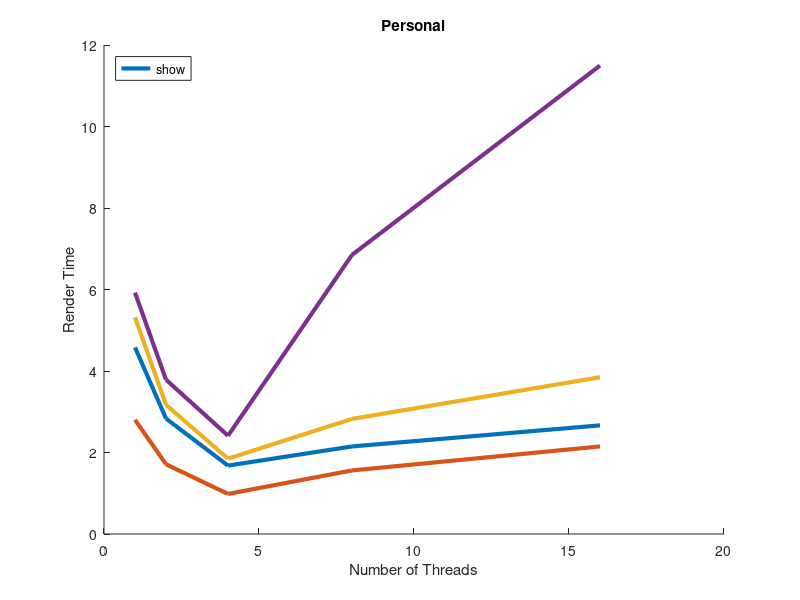

Reproduce this figure in MATLAB.
function method3
clear all;
close all;
hold on;

x = [1 2 4 8 16];

t0 = [ 4.580529 2.832942 1.678800 2.148484 2.665984 ];
plot(x, t0, 'LineWidth', 3, 'DisplayName', 'models/war.obj 3840x2160');
t1 = [ 2.802862 1.710935 0.983757 1.560008 2.149212 ];
plot(x, t1, 'LineWidth', 3, 'DisplayName', 'models/dragon.obj 3840x2160');
t2 = [ 5.318062 3.169592 1.849405 2.824772 3.846818 ];
plot(x, t2, 'LineWidth', 3, 'DisplayName', 'models/blackdragon.obj 3840x2160');
t3 = [ 5.923093 3.786306 2.412349 6.849016 11.495569 ];
plot(x, t3, 'LineWidth', 3, 'DisplayName', 'models/ironman.obj 3840x2160');

title('Personal');
xlabel('Number of Threads');
ylabel('Render Time');
legend('show', 'Location', 'NorthWest');
